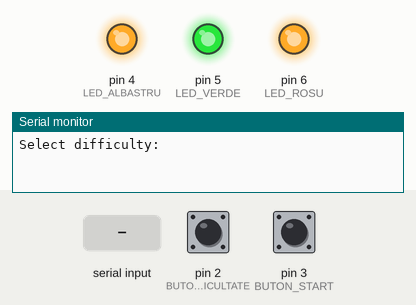
The program below on a simulated Arduino Uno, built with avr-gcc and run on an emulated ATmega328P. On the bench: output pins drawn as LEDs (lit = HIGH), the last lines printed to the serial monitor. Dashed ring = blinking. The test bench sets the inputs (shaded band); at power-on: pin 3 (BUTON_START) HIGH, pin 2 (BUTON_DIFICULTATE) HIGH. Random numbers use the default seed unless the program sets one.

Above: at 1.2 s.
1.3 s: pin 3 (BUTON_START) pulled LOW for 0.15 s
At 2.2 s:
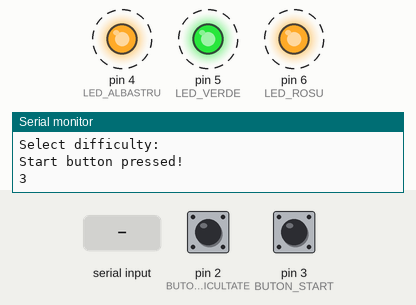
4.4 s: "1\n" received over Serial
At 5.6 s:
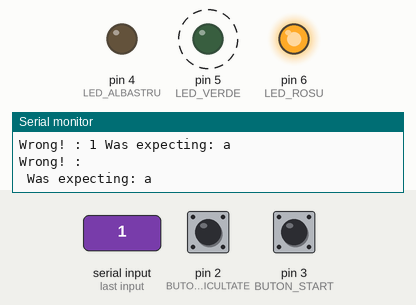
6.8 s: byte 8 (8) received over Serial
At 7.9 s:
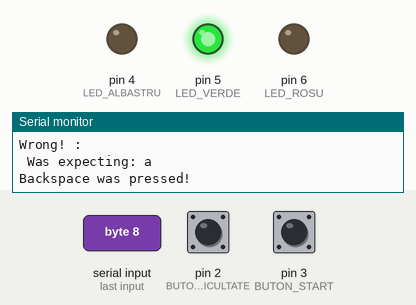
8.3 s: pin 3 (BUTON_START) pulled LOW for 1 s
At 9.4 s:
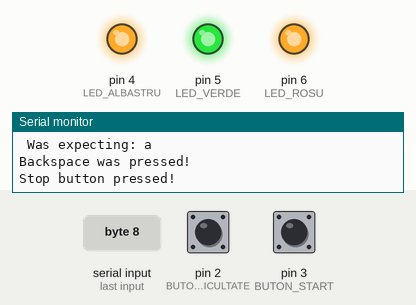
Timing chart, 0 to 11.3 s (numbered marks = the images above; inputs shaded):
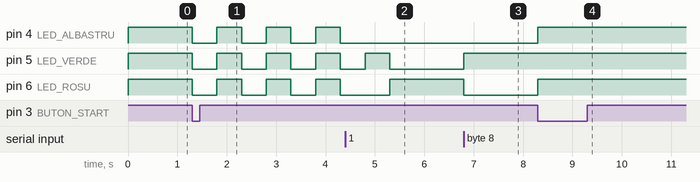

The program:

main.cpp
```cpp
#include <Arduino.h>
#include <string.h>

#define LED_ROSU 6 // LED roșu conectat la pinul 6
#define LED_VERDE 5 // LED verde conectat la pinul 5
#define LED_ALBASTRU 4 // LED albastru conectat la pinul 4
#define BUTON_START 3 // Butonul de start conectat la pinul 3
#define BUTON_DIFICULTATE 2 // Butonul de dificultate conectat la pinul 2
#define DICTIONARY_SIZE 20 // Dimensiunea dicționarului (numărul de cuvinte)

// Variabile pentru starea jocului
bool jocul_a_inceput = false; // Starea jocului (dacă a început sau nu)
bool buton_Start = 1; // Starea butonului de start
int word_interval = 10000; // Intervalul de timp per cuvânt, în milisecunde
bool runda_a_inceput = false; // Starea rundei (dacă a început sau nu)
bool greseala; // Starea pentru eroare
int dificultate = 1; // Nivelul de dificultate (1 - ușor, 2 - mediu, 3 - dificil)
int currentMillis = millis(); // Timpul curent în milisecunde
int currentWord = 0; // Indexul cuvântului curent în dicționar
int previousMillis = currentMillis; // Timpul anterior pentru acțiuni generale
int previousWordMillis = currentMillis; // Timpul anterior pentru afișarea cuvântului
bool dificultate_schimbata = false; // Indicator pentru schimbarea dificultății
unsigned int Current_letter = 0; // Indexul literei curente în cuvânt
int scor = 0; // Scorul jucătorului
bool selectare_dificultate = false; // Indicator pentru afișarea mesajului de selectare a dificultății

// Lista de cuvinte folosită în joc
const char* dictionary[DICTIONARY_SIZE] = {
    "carte", "vraja", "minge", "frunza", "calatorie", "prietenie",
    "floare", "zambet", "vreme", "culoare", "cer", "lumina",
    "zbor", "poveste", "dragoste", "anihilare", "indignare",
    "cirese", "turbina", "finisaj"
};

// Funcția pentru a schimba starea butonului de start
void schimba_buton_start() {
  buton_Start = !buton_Start; // Inversează starea butonului de start
}

// Funcția pentru a schimba nivelul de dificultate
void schimba_dificultate() {
  dificultate_schimbata = true; // Setează indicatorul de schimbare a dificultății
  dificultate++; // Crește dificultatea cu o unitate
  if (dificultate > 3) // Dacă dificultatea trece de nivelul 3
    dificultate = 1; // Revine la nivelul 1 (ușor)
}

// Funcția pentru a porni jocul
void startGame() {
  if (!jocul_a_inceput) { // Dacă jocul nu a început deja
    jocul_a_inceput = true; // Marchează jocul ca pornit
    int currentMillis = millis();
    int previousMillis = currentMillis;
    int previousMillis2 = currentMillis;

    // Pornește toate LED-urile (alb)
    digitalWrite(LED_ROSU, HIGH);
    digitalWrite(LED_VERDE, HIGH);
    digitalWrite(LED_ALBASTRU, HIGH);
    char numarator_invers = '2'; // Numărătoare inversă de la 3 la 1
    Serial.println("3\n");
    while (currentMillis - previousMillis < 3000) { // Timp de numărătoare inversă (3 secunde)
      currentMillis = millis();
      if (currentMillis - previousMillis2 >= 1000 && numarator_invers != '0') { // daca a trecut o secunda
        Serial.print(numarator_invers); // Afisam secunda 2 si 1
        Serial.println("\n");

        numarator_invers--; // Scade numărătoarea
        previousMillis2 = currentMillis;
      }

      // Face LED-urile să pâlpâie în timpul numărătorii inverse
      digitalWrite(LED_ROSU, !digitalRead(LED_ROSU));
      digitalWrite(LED_VERDE, !digitalRead(LED_VERDE));
      digitalWrite(LED_ALBASTRU, !digitalRead(LED_ALBASTRU));
      delay(500); // Întârziere de 500 ms pentru pâlpâire
    }

    // Setează LED-ul verde pentru a indica începutul rundei
    digitalWrite(LED_VERDE, HIGH);
    digitalWrite(LED_ROSU, LOW);
    digitalWrite(LED_ALBASTRU, LOW);
    randomSeed(millis()); // Inițializează generatorul de numere aleatoare

    // Amestecă cuvintele din dicționar aleatoriu
    for (int i = DICTIONARY_SIZE - 1; i > 0; i--) {


      int r = random(i + 1); // Obține un index aleatoriu

      const char* t = dictionary[i];

      dictionary[i] = dictionary[r];

      dictionary[r] = t;
    }

    currentWord = 0; // Resetează indexul cuvântului
    scor = 0; // Resetează scorul
  }
}

// Funcția pentru a gestiona o rundă
void round_f() {

  if (runda_a_inceput) { // Dacă runda a început
    if (currentMillis - previousMillis < 30000) { // Runda durează 30 de secunde
      currentMillis = millis();
      bool jumpword = false; // Indicator pentru sărit peste cuvânt (initial false)

      if (Serial.available() > 0) { // Verifică dacă există intrare serială
      //De aici se verifica corectitudinea cuvantului

        char litera = Serial.read(); // Citește o literă
        if (litera == 8) { // Dacă s-a apăsat Backspace
          greseala = false; // Resetează starea de eroare
          Serial.println("Backspace was pressed!");

        }

        else if (litera == dictionary[currentWord - 1][Current_letter] && !greseala) { // Verifică dacă litera e corectă și nu există eroare
          Serial.println("Correct! : " + String(litera));
          Current_letter++; // Treci la următoarea literă

          if (Current_letter == strlen(dictionary[currentWord - 1])) { // Dacă s-a terminat cuvântul
            Serial.println("Word finished! : " + String(dictionary[currentWord - 1]));
            scor++; // Crește scorul
            jumpword = true; // Indicator pentru cuvânt finalizat
            Current_letter = 0;
            currentWord++;

            if (currentWord >= DICTIONARY_SIZE) { // Dacă s-au parcurs toate cuvintele din dicționar
              currentWord = 0; // Reia de la început
            }

            previousWordMillis = currentMillis;
          }
        }


        else {       //litera nu este corecta
          Serial.println("Wrong! : " + String(litera) + " Was expecting: " + String(dictionary[currentWord - 1][Current_letter]));
          greseala = true; // Setează indicatorul de eroare
        }
      }


      if (currentWord == 0) { // Afișează primul cuvânt
        Serial.println(dictionary[currentWord]);
        currentWord++;
        previousWordMillis = currentMillis;
      }


      else if (currentMillis - previousWordMillis >= word_interval || jumpword) { // Sarim peste cuvant daca e finalizat sau a expirat timpul
        Serial.println(dictionary[currentWord]);

        previousWordMillis = currentMillis;
        currentWord++;
        Current_letter = 0;
        greseala = false; // Resetează indicatorul de eroare
      }

    }
    else {
      // Sfârșitul rundei
      runda_a_inceput = false;
      greseala = false;

      Serial.println("Round finished!");
      Serial.println("score: " + String(scor));

      previousWordMillis = currentMillis;
    }
  }
}

// Funcția de configurare pentru a inițializa pinii și întreruperile
void setup() {
  pinMode(LED_ROSU, OUTPUT);
  pinMode(LED_VERDE, OUTPUT);
  pinMode(LED_ALBASTRU, OUTPUT);
  pinMode(BUTON_START, INPUT_PULLUP);
  pinMode(BUTON_DIFICULTATE, INPUT_PULLUP);
  Serial.begin(28800);

  // Configurează întreruperile pentru butoane
  attachInterrupt(digitalPinToInterrupt(BUTON_START), schimba_buton_start, FALLING);
  attachInterrupt(digitalPinToInterrupt(BUTON_DIFICULTATE), schimba_dificultate, FALLING);
}

// Funcția principală de execuție continuă
void loop() {
  currentMillis = millis();
  if (jocul_a_inceput) { // Dacă jocul a început
    if (buton_Start == LOW) { // Dacă butonul de stop e apăsat
      Serial.println("Stop button pressed!");
      buton_Start = 1;
      jocul_a_inceput = false;

      // Setează toate LED-urile pentru a indica oprirea
      digitalWrite(LED_ROSU, HIGH);
      digitalWrite(LED_VERDE, HIGH);
      digitalWrite(LED_ALBASTRU, HIGH);
      delay(500);
    }

    if (runda_a_inceput)
      round_f(); // Execută runda

    if (greseala) { // Dacă există o eroare, aprinde LED-ul roșu
      digitalWrite(LED_ROSU, HIGH);
      digitalWrite(LED_VERDE, LOW);
      digitalWrite(LED_ALBASTRU, LOW);
    }

    else { // Altfel, LED-ul verde este aprins
      greseala = false;
      digitalWrite(LED_ROSU, LOW);
      digitalWrite(LED_VERDE, HIGH);
      digitalWrite(LED_ALBASTRU, LOW);
    }

  }


  else { // Înainte de start
    if (!selectare_dificultate) { // Afișează mesajul de selectare dificultate o singură dată
      Serial.println("Select difficulty: ");
      selectare_dificultate = true;
    }

    if (dificultate_schimbata) { // Dacă s-a schimbat dificultatea
      delay(200);
      dificultate_schimbata = false;

      switch (dificultate) { // Setează intervalul în funcție de dificultate
        case 1:
          word_interval = 10000;
          Serial.println("Easy");
          break;
        case 2:
          word_interval = 7000;
          Serial.println("Medium");
          break;
        case 3:
          word_interval = 5000;
          Serial.println("Hard");
          break;
      }
    }


    if (buton_Start == LOW && !jocul_a_inceput) { // Dacă se apasă butonul de start
      Serial.println("Start button pressed!");
      buton_Start = 1;
      previousMillis = currentMillis;
      previousWordMillis = currentMillis;
      runda_a_inceput = true;

      startGame(); // Pornește jocul
      delay(500);
    }

    // Aprinde toate LED-urile când jocul e inactiv
    digitalWrite(LED_ROSU, HIGH);
    digitalWrite(LED_VERDE, HIGH);
    digitalWrite(LED_ALBASTRU, HIGH);
  }
}
```

Measured:
- after the input at 1.3 s, pin 4 (LED_ALBASTRU), pin 5 (LED_VERDE), pin 6 (LED_ROSU): alternates HIGH for 0.50 s and LOW for 0.50 s, starting at once
- after the input at 4.4 s, pin 6 (LED_ROSU): LOW → HIGH after 0.90 s
- after the input at 6.8 s, pin 5 (LED_VERDE): LOW → HIGH at once; pin 6 (LED_ROSU): HIGH → LOW at once
- after the input at 8.3 s, pin 4 (LED_ALBASTRU), pin 6 (LED_ROSU): LOW → HIGH at once
